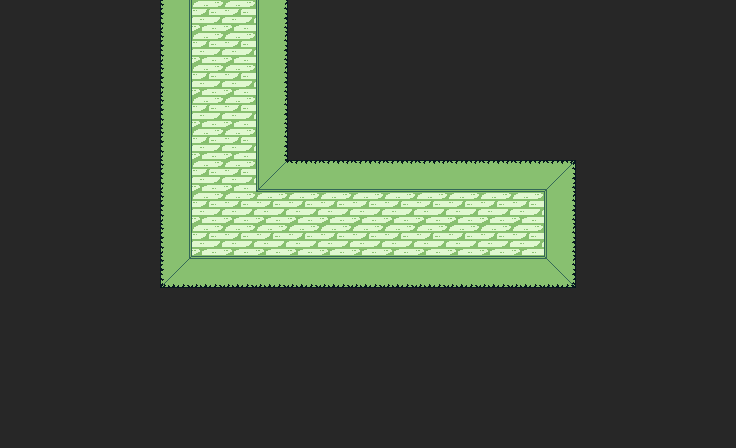

This is a level from a 2D game, rendered from its Tiled map with the project's own tilesets. A one-line summary and the complete map file follow:
An orthogonal 23x14 tile map with 32x32 px tiles, 1 tile layer (Vrstva dlaždic 1).

<map version="1.8" tiledversion="1.8.4" orientation="orthogonal" renderorder="right-down" width="23" height="14" tilewidth="32" tileheight="32" infinite="0" nextlayerid="2" nextobjectid="1">
 <tileset firstgid="1" source="../Zdi.tsx" />
 <layer id="1" name="Vrstva dlaždic 1" width="23" height="14">
  <data encoding="csv">
18,18,18,18,18,15,5,5,9,18,18,18,18,18,18,18,18,18,18,18,18,18,18,
18,18,18,18,18,15,5,5,9,18,18,18,18,18,18,18,18,18,18,18,18,18,18,
18,18,18,18,18,15,5,5,9,18,18,18,18,18,18,18,18,18,18,18,18,18,18,
18,18,18,18,18,15,5,5,9,18,18,18,18,18,18,18,18,18,18,18,18,18,18,
18,18,18,18,18,15,5,5,9,18,18,18,18,18,18,18,18,18,18,18,18,18,18,
18,18,18,18,18,15,5,5,8,6,6,6,6,6,6,6,6,7,18,18,18,18,18,
18,18,18,18,18,15,5,5,5,5,5,5,5,5,5,5,5,9,18,18,18,18,18,
18,18,18,18,18,15,5,5,5,5,5,5,5,5,5,5,5,9,18,18,18,18,18,
18,18,18,18,18,13,12,12,12,12,12,12,12,12,12,12,12,10,18,18,18,18,18,
18,18,18,18,18,18,18,18,18,18,18,18,18,18,18,18,18,18,18,18,18,18,18,
18,18,18,18,18,18,18,18,18,18,18,18,18,18,18,18,18,18,18,18,18,18,18,
18,18,18,18,18,18,18,18,18,18,18,18,18,18,18,18,18,18,18,18,18,18,18,
18,18,18,18,18,18,18,18,18,18,18,18,18,18,18,18,18,18,18,18,18,18,18,
18,18,18,18,18,18,18,18,18,18,18,18,18,18,18,18,18,18,18,18,18,18,18
</data>
 </layer>
</map>
